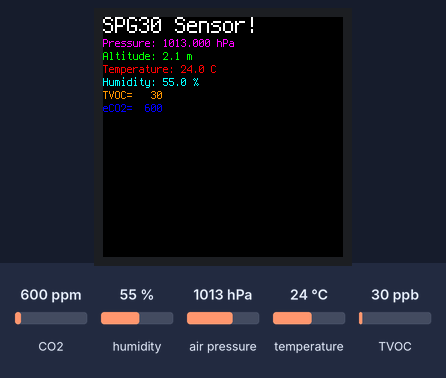
This program was run on a simulated Adafruit CLUE running CircuitPython. Shown: 240×240 colour display. The inputs (shaded band) are chosen by the test bench; at power-on: CO2 600 ppm, TVOC 30 ppb, humidity 55 %, air pressure 1013 hPa, temperature 24 °C. What the program prints to the serial console is not drawn.

Above: at 6.2 s.
6.3 s: CO2 set to 452 ppm
7.8 s: TVOC set to 20 ppb
At 8.2 s:
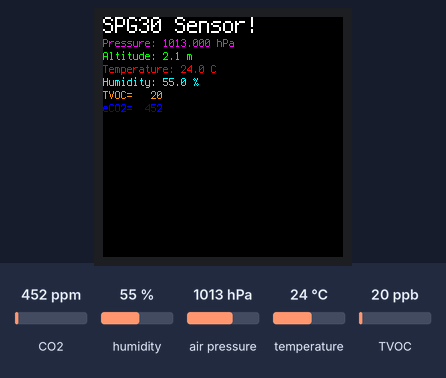
9.3 s: humidity set to 22 %
10.8 s: air pressure set to 952 hPa
At 11.5 s:
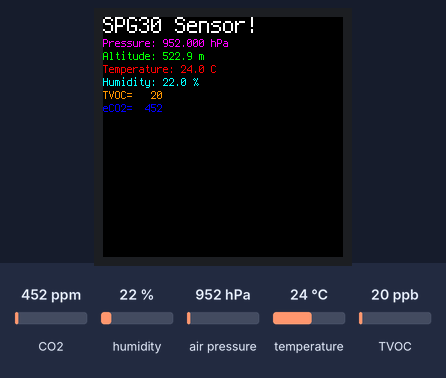
12.3 s: temperature set to 12 °C
Timing chart, 0 to 14.8 s (numbered marks = the images above; inputs shaded):
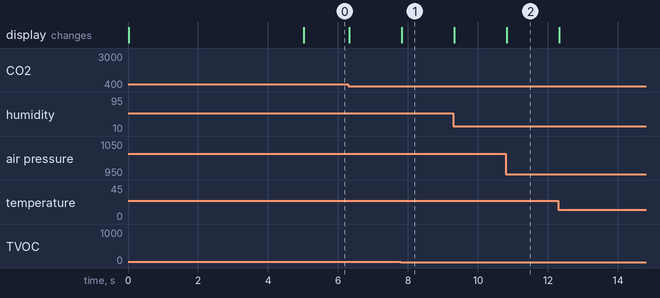

The program:

Environment.py
```python
from adafruit_clue import clue
import adafruit_sgp30
import time
import board
import displayio

clue_display = clue.simple_text_display(title="SPG30 Sensor!", title_scale=2)

sgp30 = adafruit_sgp30.Adafruit_SGP30(board.I2C())
time.sleep(5)

while True:
    eCO2, TVOC = sgp30.iaq_measure()
    print(eCO2)
    print(TVOC)

    clue_display[0].text = "Pressure: {:.3f} hPa".format(clue.pressure)
    clue_display[1].text = "Altitude: {:.1f} m".format(clue.altitude)
    clue_display[2].text = "Temperature: {:.1f} C".format(clue.temperature)
    clue_display[3].text = "Humidity: {:.1f} %".format(clue.humidity)
    clue_display[4].text = "TVOC={:5d}".format(TVOC)
    clue_display[5].text = "eCO2={:5d}".format(eCO2)
    clue_display.show()
```

Measured:
- after the input at 7.8 s, the display: changes at once (image 1)
- after the input at 10.8 s, the display: changes at once (image 2)
